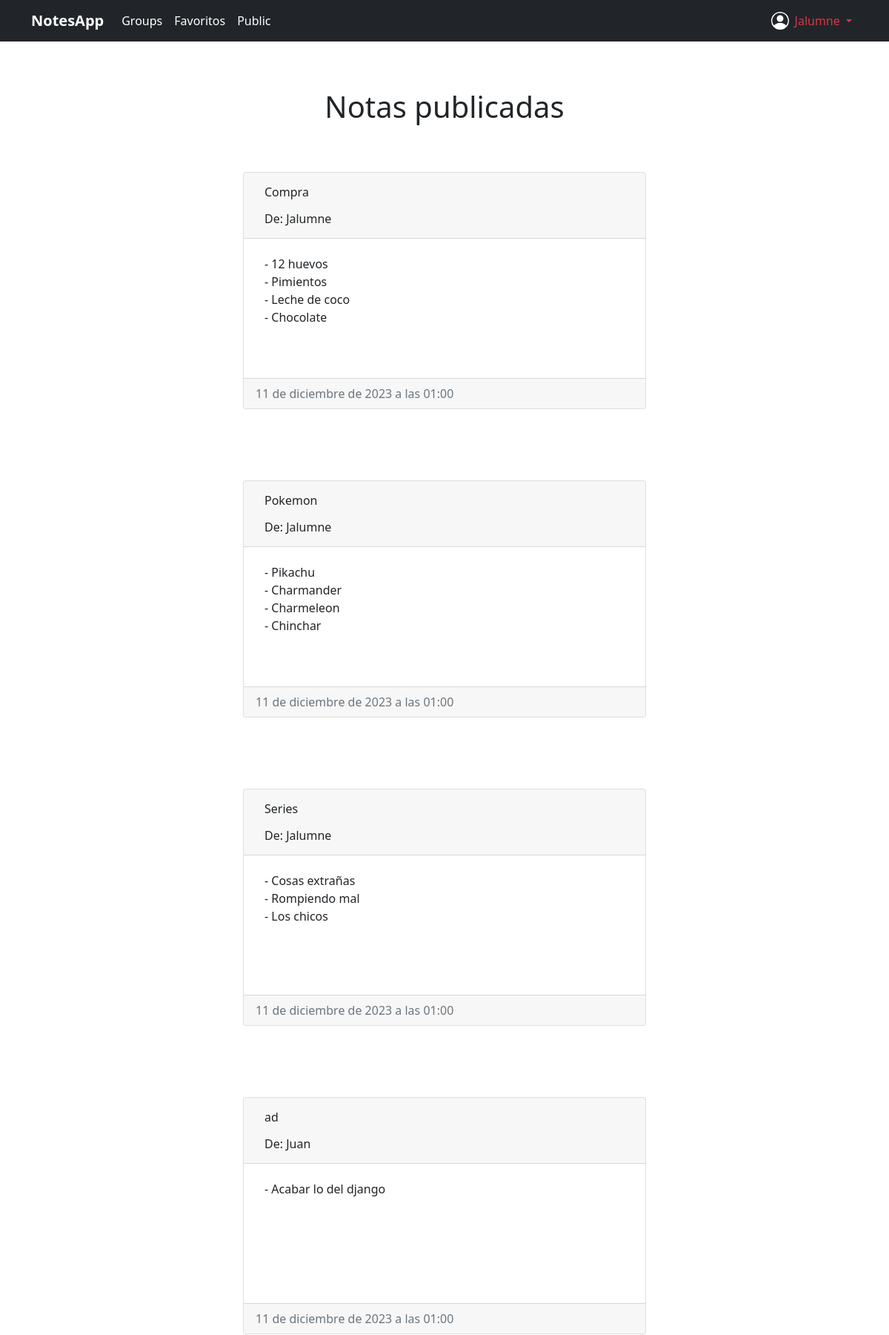
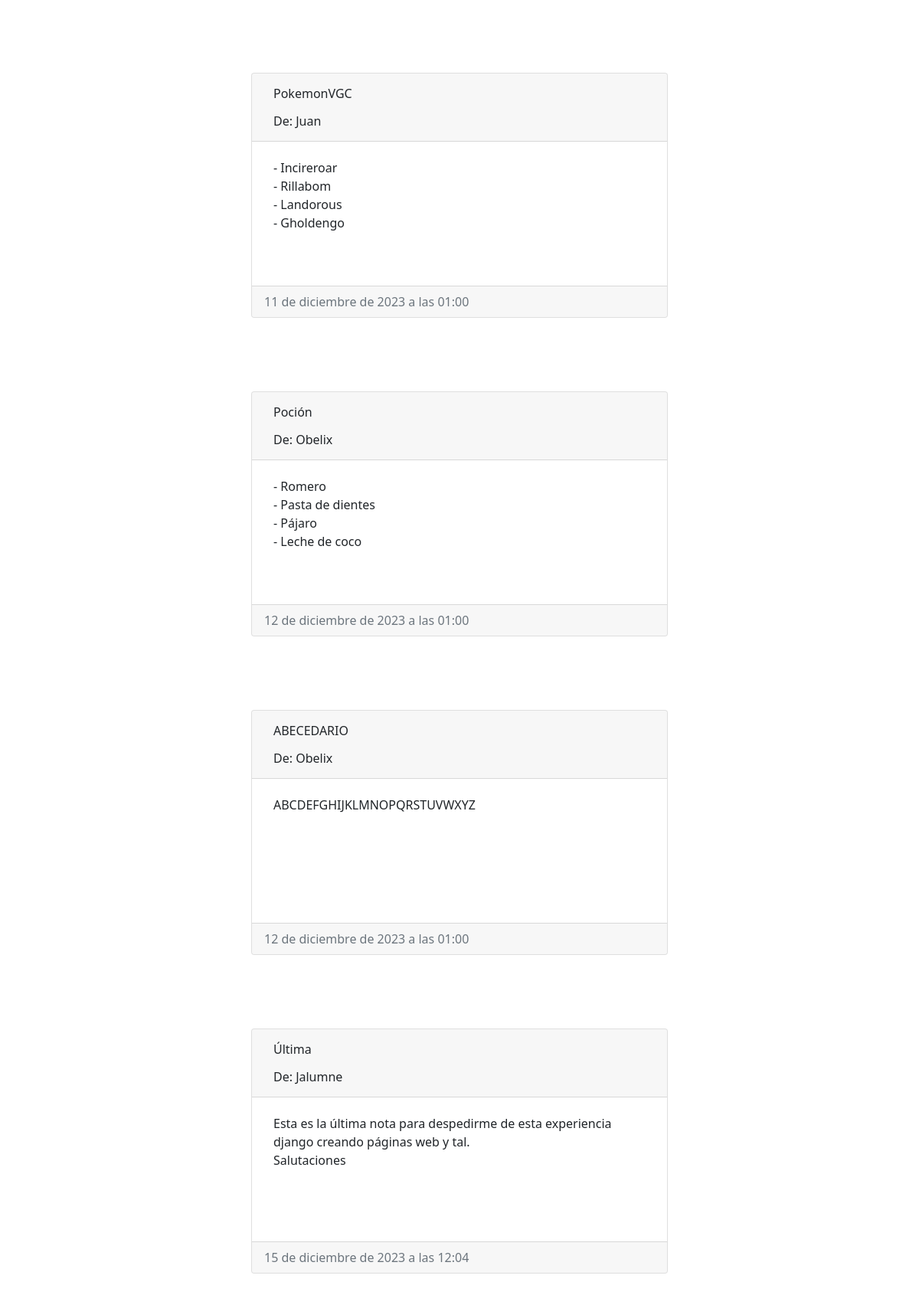
/myapp/notes/public (signed in), run on the app's committed database (2 pictures, top to bottom).
### myapp/models.py (models this page shows, shortened)
class Note(models.Model):
    title = models.CharField(null=False, max_length=50)
    date = models.DateTimeField(default=datetime.now())
    content = models.TextField()
    notes_group = models.ForeignKey(NotesGroup, on_delete=models.CASCADE)
    favourite = models.BooleanField(default=False)
    public = models.BooleanField(default=False)

class NotesGroup(models.Model):
    title = models.CharField(null=False, max_length=50)
    description = models.TextField()
    user = models.ForeignKey(User, on_delete=models.CASCADE, null=True)

### myapp/views.py (the view)
# urls.py: path('notes/public', publicNotes, name='public_notes'),
@login_required
@require_GET
def publicNotes(request: HttpRequest):
    notes = Note.objects.filter(public=True)
    return render(request, 'static_notes.html', {'notes': notes, 'context': 'public_notes'})

### myapp/templates/static_notes.html
{% extends 'base.html' %}
{% block content %}
<div class="container-fluid">
    <header class="d-flex flex-wrap justify-content-center">
        {% if context == 'public_notes' %}
            <h1 class="text-center m-3">Notas publicadas</h1>
        {% else %}
            <h1 class="text-center m-3">Tus notas preferidas</h1>
        {% endif %}
    </header>
    <div class="d-flex flex-wrap justify-content-center">
        {% for note in notes %}
                <div class="card m-5">
                    <div class="card-header d-flex flex-wrap">
                        <input disabled type="text" style="background-color: transparent;" class="form-control border-0" value={{ note.title }}>
                        <input disabled type="text" style="background-color: transparent;" class="form-control border-0"  value="{% if context == 'public_notes' %}De: {{ note.notes_group.user.username }}{% else %}Grupo: {{ note.notes_group.title }}{% endif %}">
                    </div>
                    <div class="card-body">
                        <textarea disabled style="background-color: transparent;resize: none" cols="auto" rows="6" class="form-control border-0">{{ note.content }}</textarea>
                    </div>
                    <div class="card-footer text-muted">{{ note.date }}</div>
                </div>
        {% endfor %}
    </div>
</div>
{% endblock %}

### myapp/templates/base.html (shortened to what this page needs)
{% load static %}
<!DOCTYPE html>
<html lang="en">
<head>
    <link rel="stylesheet" href={% static 'css/bootstrap.min.css' %}>
</head>
<body>
    <div class="mb-5">
        <nav class="navbar navbar-expand-lg bg-dark navbar-dark">
            <div class="container">
                <a class="navbar-brand fw-bold bs-body-light" href={% url 'home' %}>NotesApp</a>
                <div class="collapse navbar-collapse" id="navbarSupportedContent">
                    <ul class="navbar-nav me-auto mb-2 mb-lg-0">
                        {% if not user.is_authenticated %}
                            <li class="nav-item">
                                <a class="nav-link active" aria-current="page" href={% url 'login' %}>Login</a>
                            </li>
                            <li class="nav-item">
                                <a class="nav-link active" aria-current="page" href={% url 'register' %}>Register</a>
                            </li>
                        {% else %}
                            <li class="nav-item">
                                <a class="nav-link active" aria-current="page" href={% url 'notes_groups' %}>Groups</a>
                            </li>
                            <li class="nav-item">
                                <a class="nav-link active" aria-current="page" href={% url 'favourite_notes' user.id %}>Favoritos</a>
                            </li>
                            <li class="nav-item">
                                <a class="nav-link active" aria-current="page" href={% url 'public_notes' %}>Public</a>
                            </li>
                        {% endif %}
                    </ul>
                </div>
                {% if user.is_authenticated %}
                    <div class="collapse navbar-collapse">
                        <ul class="navbar-nav ms-auto mb-lg-0">
                            <li class="nav-item">
                                <i>
                                </i>
                            </li>
                            <li class="nav-item dropdown">
                                <a class="nav-link dropdown-toggle {% if user.is_staff %}text-danger{% endif %}" href="#" id="navbarDropdownMenuLink" role="button" data-bs-toggle="dropdown" aria-expanded="false">
                                    {{ user }}
                                </a>
                            </li>
                        </ul>
                    </div>
                {% endif %}
            </div>
        </nav>
    </div>
    {% block content %}
    {% endblock %}
</body>
</html>

### data on the page
Note: title "Compra", notes_group.user.username "De: Jalumne", content "- 12 huevos - Pimientos - Leche de coco - Chocolate", date "11 de diciembre de 2023 a las 01:00"
Note: title "Pokemon", notes_group.user.username "De: Jalumne", content "- Pikachu - Charmander - Charmeleon - Chinchar", date "11 de diciembre de 2023 a las 01:00"
Note: title "Series", notes_group.user.username "De: Jalumne", content "- Cosas extrañas - Rompiendo mal - Los chicos", date "11 de diciembre de 2023 a las 01:00"
Note: title "ad", notes_group.user.username "De: Juan", content "- Acabar lo del django", date "11 de diciembre de 2023 a las 01:00"
Note: title "PokemonVGC", notes_group.user.username "De: Juan", content "- Incireroar - Rillabom - Landorous - Gholdengo", date "11 de diciembre de 2023 a las 01:00"
Note: title "Poción", notes_group.user.username "De: Obelix", content "- Romero - Pasta de dientes - Pájaro - Leche de coco", date "12 de diciembre de 2023 a las 01:00"
Note: title "ABECEDARIO", notes_group.user.username "De: Obelix", content "ABCDEFGHIJKLMNOPQRSTUVWXYZ", date "12 de diciembre de 2023 a las 01:00"
Note: notes_group.user.username "De: Jalumne", content "Esta es la última nota para despedirme de esta experiencia django creando páginas web y tal. Salutaciones", date "15 de diciembre de 2023 a las 12:04"

### other printed values
{{ user }} "Jalumne"
